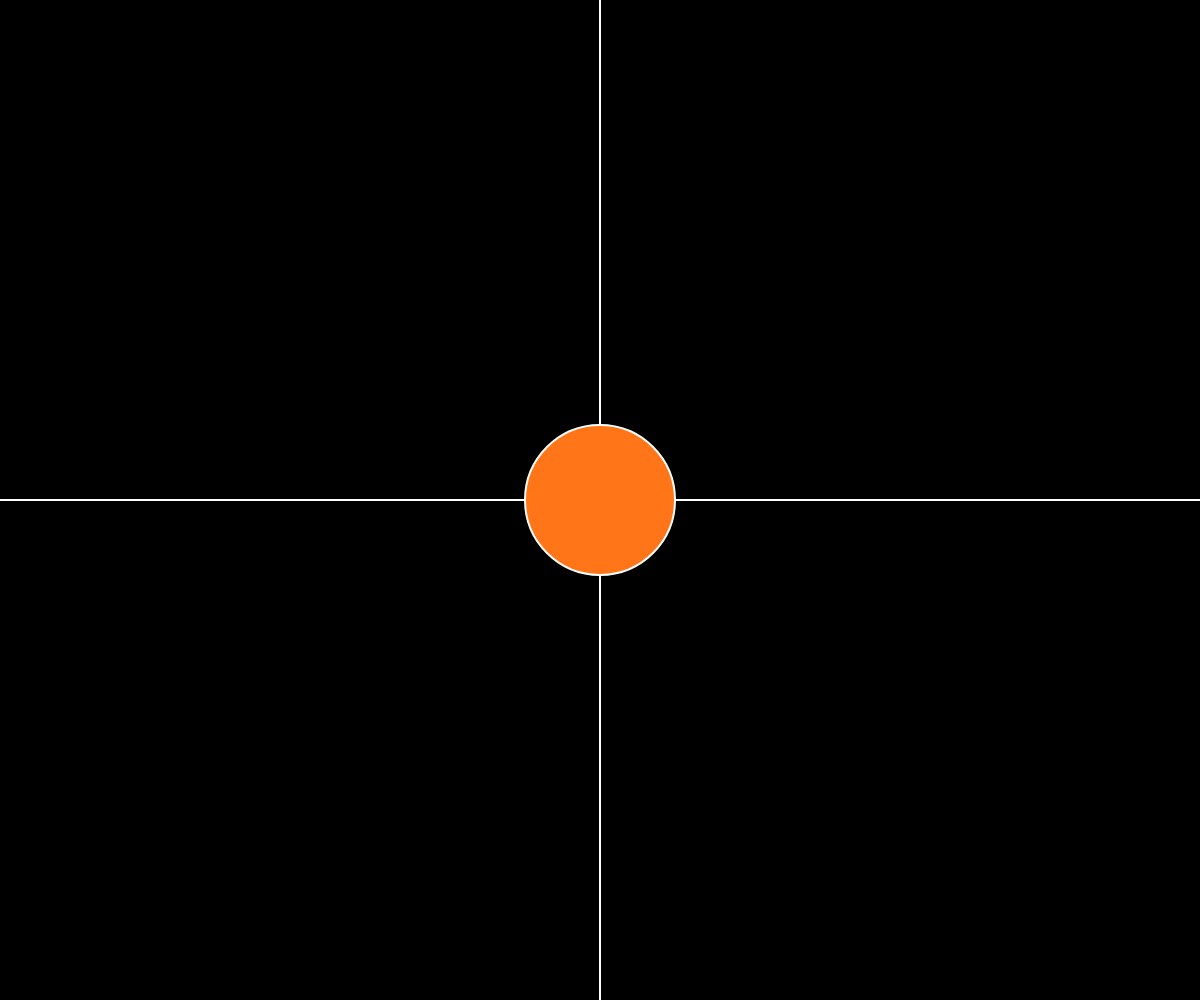
Frame 1 (no input)
Frame 60 (no input): identical to frame 1, image omitted
Frame 120 (the mouse pressed at the canvas centre since frame 60): identical to frame 1, image omitted

The p5.js sketch that drew this single still picture (run headless with seeded random() and noise() and a simulated clock; from frame 60 on, the mouse is pressed at the canvas centre):

// p5.js sketch
// ── sketch.js
let x, y, diametro;
let cor;

function setup() {
  createCanvas(windowWidth, windowHeight);
  x = width / 2;
  y = height / 2;
  diametro = 150;
}

function draw() {
  background(0);

  stroke(255);
  strokeWeight(2);
  line(width / 2, 0, width / 2, height);
  line(0, height / 2, width, height / 2);

  if (x < width / 2 && y < height / 2) {
    cor = color(255, 0, 127); 
  } else if (x > width / 2 && y < height / 2) {
    cor = color(0, 206, 209);
  } else if (x > width / 2 && y > height / 2) {
    stroke(255);
    cor = color (0, 255, 0); 
  } else {
    cor = color(255, 117, 24); 
  }

  fill(cor);
  ellipse(x, y, diametro, diametro);
}

function mouseClicked() {
  x = mouseX;
  y = mouseY;
}
